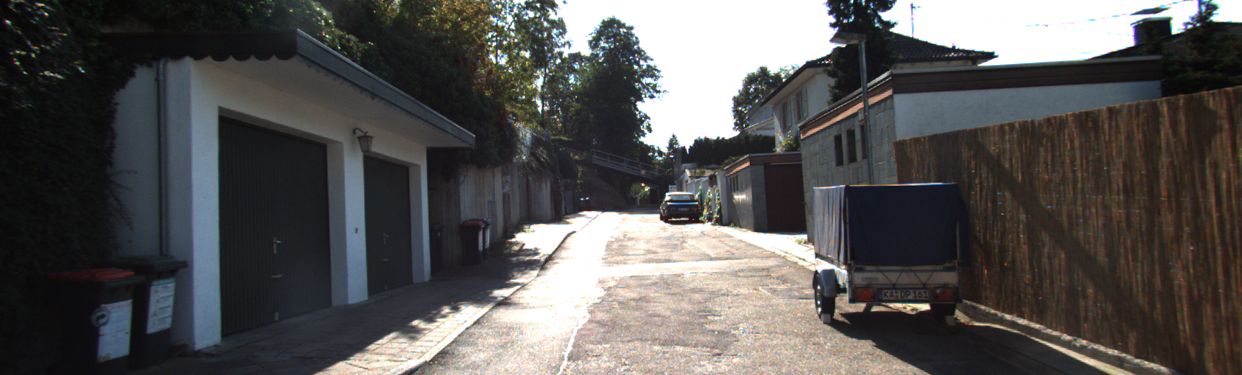
#> input picture chapter2/mypic.png, 1242 x 375 px
$ jupyter execute intro.ipynb
#> lines starting #> are read from the running program, lines starting #| are printed output that depends on the picture; after the words box and inside, x2 and y2 are one past the last pixel; in counts of white or black regions, pixels touching at a corner belong together
[cell 1]
import cv2
import numpy as np
import matplotlib.pyplot as plt

[cell 2]
img = np.zeros((3, 3), dtype=np.uint8)
img

[cell 3]
# convert to blue-green-red
img = cv2.cvtColor(img, cv2.COLOR_GRAY2BGR)
img

## Read and write image files

[cell 4]
image = cv2.imread('mypic.png')
#> image is the input picture: shape (375, 1242, 3); mean B, G, R 83.6, 84.7, 86.3
# cv2.imwrite('mypic.png', image)
plt.imshow(image)

[cell 5]
grayImage = cv2.imread('mypic.png', cv2.IMREAD_GRAYSCALE)
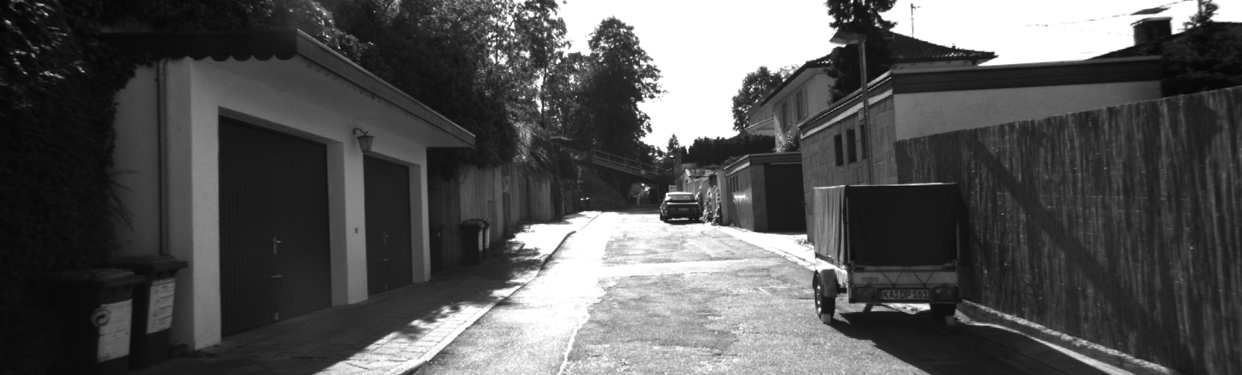
#> grayImage: shape (375, 1242); min 5, max 255, mean 84.6
# cv2.imwrite('mypic.png', grayImage)
plt.imshow(grayImage)

## Create OpenCV image from random byte array

[cell 6]
import os

# Generate random bytes with os.unrandom, transform it into a byte array and then a numpy array
randomByteArray = bytearray(os.urandom(120000))
flatNumpyArray = np.array(randomByteArray)

# Reshape the flat 1-D array into a 2-D array
grayImg = flatNumpyArray.reshape(300, 400)
cv2.imwrite('rand_gray.png', grayImg)
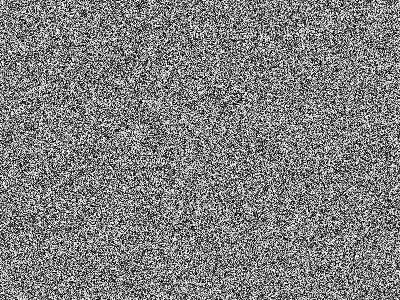
#> saved as rand_gray.png: shape (300, 400); min 0, max 255, mean 127.4

# Reshape the flat 1-D array into a 3-D array
bgrImg = flatNumpyArray.reshape(100, 400, 3)
cv2.imwrite('rand_color.png', bgrImg)
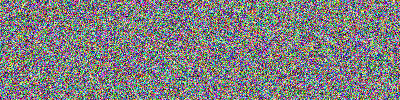
#> saved as rand_color.png: shape (100, 400, 3); mean B, G, R 127.9, 126.9, 127.3

## Image Manipulation

[cell 7]
img = cv2.imread('mypic.png')
# Change top-left pixel to white
img[0, 0] = [255, 255, 255]
#> img: shape (375, 1242, 3); under 0.01% of pixels changed, all inside (x1, y1, x2, y2) = (0, 0, 1, 1)
cv2.imwrite('modified_mypic.png', img)
plt.imshow(img)

[cell 8]
# Using ndarray.item and ndarray.itemset
img2 = cv2.imread('mypic.png')
img.itemset((150, 120, 0), 255)
#> img: shape (375, 1242, 3); mean B, G, R 83.6, 84.7, 86.3
print(img.item(150, 120, 0))
#| 255

[cell 9]
# Using array slicing to change multiple pixels
img3 = cv2.imread('mypic.png')
img3[:, :, 1] = 0 # change all green values of an image to 0
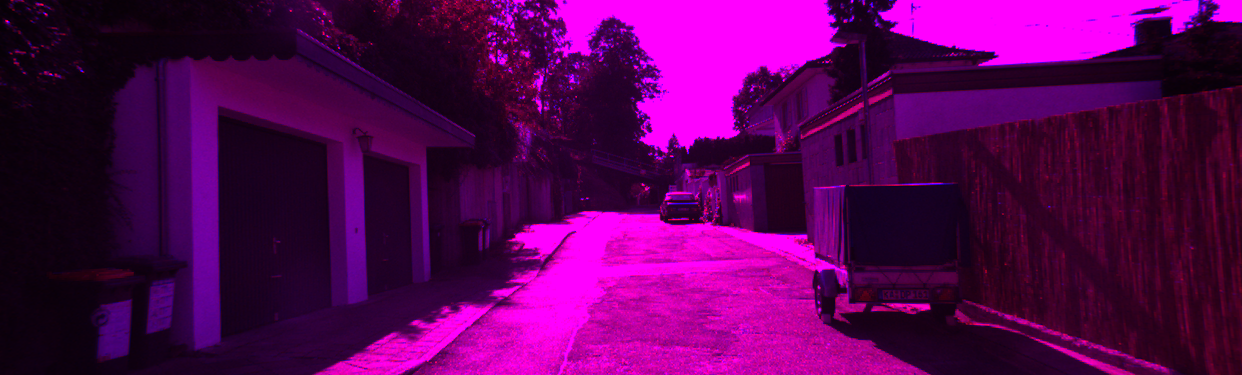
#> img3: shape (375, 1242, 3); mean B, G, R 83.6, 0, 86.3
plt.imshow(img3)

[cell 10]
img4 = cv2.imread('mypic.png')
my_roi = img4[0:100, 0:100]
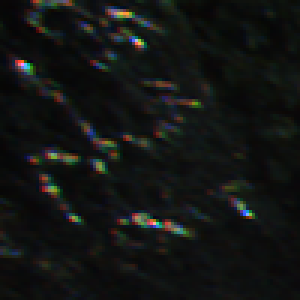
#> my_roi: shape (100, 100, 3) (shown 3 times larger); mean B, G, R 19.2, 20.9, 19
img4[200:300, 200:300] = my_roi
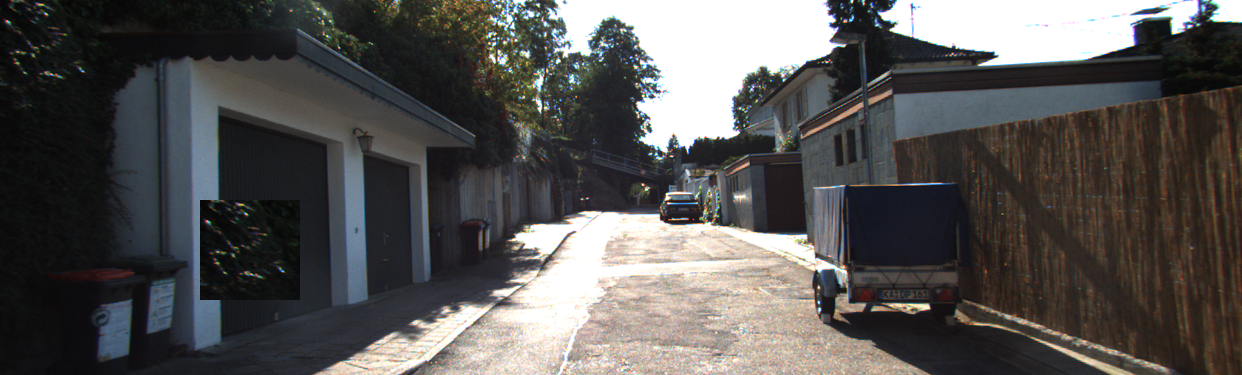
#> img4: shape (375, 1242, 3); 2.15% of pixels changed, all inside (x1, y1, x2, y2) = (200, 200, 300, 300)
cv2.imwrite('m_mypic.png', img4)
plt.imshow(img4)
